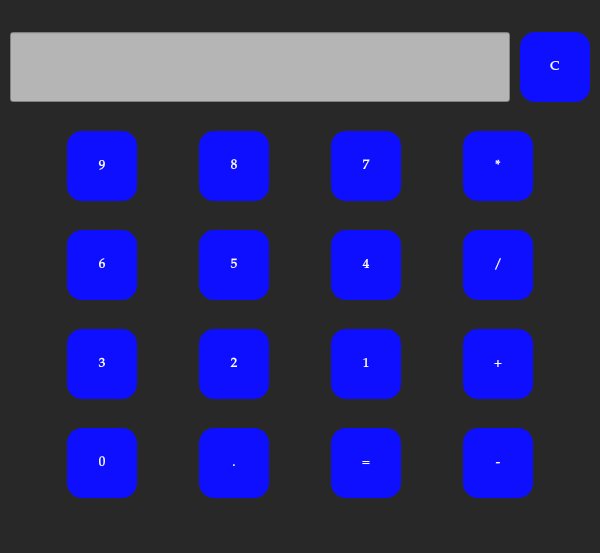
<?xml version="1.0" encoding="UTF-8"?>
<ui version="4.0">
 <class>MainWindow</class>
 <widget class="QMainWindow" name="MainWindow">
  <property name="geometry">
   <rect>
    <x>0</x>
    <y>0</y>
    <width>600</width>
    <height>553</height>
   </rect>
  </property>
  <property name="maximumSize">
   <size>
    <width>600</width>
    <height>600</height>
   </size>
  </property>
  <property name="windowTitle">
   <string>MainWindow</string>
  </property>
  <property name="styleSheet">
   <string notr="true">background-color: rgb(40, 40, 40);</string>
  </property>
  <widget class="QWidget" name="centralwidget">
   <layout class="QVBoxLayout" name="verticalLayout">
    <item>
     <layout class="QHBoxLayout" name="horizontalLayout_5">
      <property name="spacing">
       <number>9</number>
      </property>
      <item>
       <widget class="QLineEdit" name="lineEdit">
        <property name="maximumSize">
         <size>
          <width>500</width>
          <height>75</height>
         </size>
        </property>
        <property name="font">
         <font>
          <family>Palatino Linotype</family>
          <pointsize>10</pointsize>
         </font>
        </property>
        <property name="styleSheet">
         <string notr="true">background-color: rgb(181, 181, 181);</string>
        </property>
        <property name="cursorPosition">
         <number>0</number>
        </property>
        <property name="alignment">
         <set>Qt::AlignRight|Qt::AlignTrailing|Qt::AlignVCenter</set>
        </property>
        <property name="cursorMoveStyle">
         <enum>Qt::VisualMoveStyle</enum>
        </property>
       </widget>
      </item>
      <item>
       <widget class="QPushButton" name="Cbtn">
        <property name="minimumSize">
         <size>
          <width>50</width>
          <height>50</height>
         </size>
        </property>
        <property name="maximumSize">
         <size>
          <width>70</width>
          <height>70</height>
         </size>
        </property>
        <property name="font">
         <font>
          <family>Palatino Linotype</family>
          <pointsize>10</pointsize>
         </font>
        </property>
        <property name="styleSheet">
         <string notr="true">QPushButton
{
background-color: rgb(15, 15, 255);
color: rgb(255, 255, 255);
border-radius: 15px
}
QPushButton:hover
{
background-color: rgb(85, 0, 0);
color: rgb(255, 255, 255);
border-radius: 9px
}</string>
        </property>
        <property name="text">
         <string>C</string>
        </property>
        <property name="autoExclusive">
         <bool>false</bool>
        </property>
        <property name="flat">
         <bool>false</bool>
        </property>
       </widget>
      </item>
     </layout>
    </item>
    <item>
     <layout class="QHBoxLayout" name="horizontalLayout">
      <property name="spacing">
       <number>4</number>
      </property>
      <item>
       <widget class="QPushButton" name="nine">
        <property name="minimumSize">
         <size>
          <width>50</width>
          <height>50</height>
         </size>
        </property>
        <property name="maximumSize">
         <size>
          <width>70</width>
          <height>70</height>
         </size>
        </property>
        <property name="font">
         <font>
          <family>Palatino Linotype</family>
          <pointsize>10</pointsize>
         </font>
        </property>
        <property name="styleSheet">
         <string notr="true">QPushButton
{
background-color: rgb(15, 15, 255);
color: rgb(255, 255, 255);
border-radius: 15px
}
QPushButton:hover
{
background-color: rgb(85, 0, 0);
color: rgb(255, 255, 255);
border-radius: 9px
}</string>
        </property>
        <property name="text">
         <string>9</string>
        </property>
        <property name="autoExclusive">
         <bool>false</bool>
        </property>
        <property name="flat">
         <bool>false</bool>
        </property>
       </widget>
      </item>
      <item>
       <widget class="QPushButton" name="eight">
        <property name="minimumSize">
         <size>
          <width>50</width>
          <height>50</height>
         </size>
        </property>
        <property name="maximumSize">
         <size>
          <width>70</width>
          <height>70</height>
         </size>
        </property>
        <property name="font">
         <font>
          <family>Palatino Linotype</family>
          <pointsize>10</pointsize>
         </font>
        </property>
        <property name="styleSheet">
         <string notr="true">QPushButton
{
background-color: rgb(15, 15, 255);
color: rgb(255, 255, 255);
border-radius: 15px
}
QPushButton:hover
{
background-color: rgb(85, 0, 0);
color: rgb(255, 255, 255);
border-radius: 9px
}</string>
        </property>
        <property name="text">
         <string>8</string>
        </property>
        <property name="autoExclusive">
         <bool>false</bool>
        </property>
        <property name="flat">
         <bool>false</bool>
        </property>
       </widget>
      </item>
      <item>
       <widget class="QPushButton" name="seven">
        <property name="minimumSize">
         <size>
          <width>50</width>
          <height>50</height>
         </size>
        </property>
        <property name="maximumSize">
         <size>
          <width>70</width>
          <height>70</height>
         </size>
        </property>
        <property name="font">
         <font>
          <family>Palatino Linotype</family>
          <pointsize>10</pointsize>
         </font>
        </property>
        <property name="styleSheet">
         <string notr="true">QPushButton
{
background-color: rgb(15, 15, 255);
color: rgb(255, 255, 255);
border-radius: 15px
}
QPushButton:hover
{
background-color: rgb(85, 0, 0);
color: rgb(255, 255, 255);
border-radius: 9px
}</string>
        </property>
        <property name="text">
         <string>7</string>
        </property>
        <property name="autoExclusive">
         <bool>false</bool>
        </property>
        <property name="flat">
         <bool>false</bool>
        </property>
       </widget>
      </item>
      <item>
       <widget class="QPushButton" name="mult">
        <property name="minimumSize">
         <size>
          <width>50</width>
          <height>50</height>
         </size>
        </property>
        <property name="maximumSize">
         <size>
          <width>70</width>
          <height>70</height>
         </size>
        </property>
        <property name="font">
         <font>
          <family>Palatino Linotype</family>
          <pointsize>10</pointsize>
         </font>
        </property>
        <property name="styleSheet">
         <string notr="true">QPushButton
{
background-color: rgb(15, 15, 255);
color: rgb(255, 255, 255);
border-radius: 15px
}
QPushButton:hover
{
background-color: rgb(85, 0, 0);
color: rgb(255, 255, 255);
border-radius: 9px
}</string>
        </property>
        <property name="text">
         <string>*</string>
        </property>
        <property name="autoExclusive">
         <bool>false</bool>
        </property>
        <property name="flat">
         <bool>false</bool>
        </property>
       </widget>
      </item>
     </layout>
    </item>
    <item>
     <layout class="QHBoxLayout" name="horizontalLayout_2">
      <property name="spacing">
       <number>4</number>
      </property>
      <item>
       <widget class="QPushButton" name="six">
        <property name="minimumSize">
         <size>
          <width>50</width>
          <height>50</height>
         </size>
        </property>
        <property name="maximumSize">
         <size>
          <width>70</width>
          <height>70</height>
         </size>
        </property>
        <property name="font">
         <font>
          <family>Palatino Linotype</family>
          <pointsize>10</pointsize>
         </font>
        </property>
        <property name="styleSheet">
         <string notr="true">QPushButton
{
background-color: rgb(15, 15, 255);
color: rgb(255, 255, 255);
border-radius: 15px
}
QPushButton:hover
{
background-color: rgb(85, 0, 0);
color: rgb(255, 255, 255);
border-radius: 9px
}</string>
        </property>
        <property name="text">
         <string>6</string>
        </property>
        <property name="autoExclusive">
         <bool>false</bool>
        </property>
        <property name="flat">
         <bool>false</bool>
        </property>
       </widget>
      </item>
      <item>
       <widget class="QPushButton" name="five">
        <property name="minimumSize">
         <size>
          <width>50</width>
          <height>50</height>
         </size>
        </property>
        <property name="maximumSize">
         <size>
          <width>70</width>
          <height>70</height>
         </size>
        </property>
        <property name="font">
         <font>
          <family>Palatino Linotype</family>
          <pointsize>10</pointsize>
         </font>
        </property>
        <property name="styleSheet">
         <string notr="true">QPushButton
{
background-color: rgb(15, 15, 255);
color: rgb(255, 255, 255);
border-radius: 15px
}
QPushButton:hover
{
background-color: rgb(85, 0, 0);
color: rgb(255, 255, 255);
border-radius: 9px
}</string>
        </property>
        <property name="text">
         <string>5</string>
        </property>
        <property name="autoExclusive">
         <bool>false</bool>
        </property>
        <property name="flat">
         <bool>false</bool>
        </property>
       </widget>
      </item>
      <item>
       <widget class="QPushButton" name="four">
        <property name="minimumSize">
         <size>
          <width>50</width>
          <height>50</height>
         </size>
        </property>
        <property name="maximumSize">
         <size>
          <width>70</width>
          <height>70</height>
         </size>
        </property>
        <property name="font">
         <font>
          <family>Palatino Linotype</family>
          <pointsize>10</pointsize>
         </font>
        </property>
        <property name="styleSheet">
         <string notr="true">QPushButton
{
background-color: rgb(15, 15, 255);
color: rgb(255, 255, 255);
border-radius: 15px
}
QPushButton:hover
{
background-color: rgb(85, 0, 0);
color: rgb(255, 255, 255);
border-radius: 9px
}</string>
        </property>
        <property name="text">
         <string>4</string>
        </property>
        <property name="autoExclusive">
         <bool>false</bool>
        </property>
        <property name="flat">
         <bool>false</bool>
        </property>
       </widget>
      </item>
      <item>
       <widget class="QPushButton" name="divid">
        <property name="minimumSize">
         <size>
          <width>50</width>
          <height>50</height>
         </size>
        </property>
        <property name="maximumSize">
         <size>
          <width>70</width>
          <height>70</height>
         </size>
        </property>
        <property name="font">
         <font>
          <family>Palatino Linotype</family>
          <pointsize>10</pointsize>
         </font>
        </property>
        <property name="styleSheet">
         <string notr="true">QPushButton
{
background-color: rgb(15, 15, 255);
color: rgb(255, 255, 255);
border-radius: 15px
}
QPushButton:hover
{
background-color: rgb(85, 0, 0);
color: rgb(255, 255, 255);
border-radius: 9px
}</string>
        </property>
        <property name="text">
         <string>/</string>
        </property>
        <property name="autoExclusive">
         <bool>false</bool>
        </property>
        <property name="flat">
         <bool>false</bool>
        </property>
       </widget>
      </item>
     </layout>
    </item>
    <item>
     <layout class="QHBoxLayout" name="horizontalLayout_3">
      <property name="spacing">
       <number>4</number>
      </property>
      <item>
       <widget class="QPushButton" name="three">
        <property name="minimumSize">
         <size>
          <width>50</width>
          <height>50</height>
         </size>
        </property>
        <property name="maximumSize">
         <size>
          <width>70</width>
          <height>70</height>
         </size>
        </property>
        <property name="font">
         <font>
          <family>Palatino Linotype</family>
          <pointsize>10</pointsize>
         </font>
        </property>
        <property name="styleSheet">
         <string notr="true">QPushButton
{
background-color: rgb(15, 15, 255);
color: rgb(255, 255, 255);
border-radius: 15px
}
QPushButton:hover
{
background-color: rgb(85, 0, 0);
color: rgb(255, 255, 255);
border-radius: 9px
}</string>
        </property>
        <property name="text">
         <string>3</string>
        </property>
        <property name="autoExclusive">
         <bool>false</bool>
        </property>
        <property name="flat">
         <bool>false</bool>
        </property>
       </widget>
      </item>
      <item>
       <widget class="QPushButton" name="two">
        <property name="minimumSize">
         <size>
          <width>50</width>
          <height>50</height>
         </size>
        </property>
        <property name="maximumSize">
         <size>
          <width>70</width>
          <height>70</height>
         </size>
        </property>
        <property name="font">
         <font>
          <family>Palatino Linotype</family>
          <pointsize>10</pointsize>
         </font>
        </property>
        <property name="styleSheet">
         <string notr="true">QPushButton
{
background-color: rgb(15, 15, 255);
color: rgb(255, 255, 255);
border-radius: 15px
}
QPushButton:hover
{
background-color: rgb(85, 0, 0);
color: rgb(255, 255, 255);
border-radius: 9px
}</string>
        </property>
        <property name="text">
         <string>2</string>
        </property>
        <property name="autoExclusive">
         <bool>false</bool>
        </property>
        <property name="flat">
         <bool>false</bool>
        </property>
       </widget>
      </item>
      <item>
       <widget class="QPushButton" name="one">
        <property name="minimumSize">
         <size>
          <width>50</width>
          <height>50</height>
         </size>
        </property>
        <property name="maximumSize">
         <size>
          <width>70</width>
          <height>70</height>
         </size>
        </property>
        <property name="font">
         <font>
          <family>Palatino Linotype</family>
          <pointsize>10</pointsize>
         </font>
        </property>
        <property name="styleSheet">
         <string notr="true">QPushButton
{
background-color: rgb(15, 15, 255);
color: rgb(255, 255, 255);
border-radius: 15px
}
QPushButton:hover
{
background-color: rgb(85, 0, 0);
color: rgb(255, 255, 255);
border-radius: 9px
}</string>
        </property>
        <property name="text">
         <string>1</string>
        </property>
        <property name="autoExclusive">
         <bool>false</bool>
        </property>
        <property name="flat">
         <bool>false</bool>
        </property>
       </widget>
      </item>
      <item>
       <widget class="QPushButton" name="plus">
        <property name="minimumSize">
         <size>
          <width>50</width>
          <height>50</height>
         </size>
        </property>
        <property name="maximumSize">
         <size>
          <width>70</width>
          <height>70</height>
         </size>
        </property>
        <property name="font">
         <font>
          <family>Palatino Linotype</family>
          <pointsize>10</pointsize>
         </font>
        </property>
        <property name="styleSheet">
         <string notr="true">QPushButton
{
background-color: rgb(15, 15, 255);
color: rgb(255, 255, 255);
border-radius: 15px
}
QPushButton:hover
{
background-color: rgb(85, 0, 0);
color: rgb(255, 255, 255);
border-radius: 9px
}</string>
        </property>
        <property name="text">
         <string>+</string>
        </property>
        <property name="autoExclusive">
         <bool>false</bool>
        </property>
        <property name="flat">
         <bool>false</bool>
        </property>
       </widget>
      </item>
     </layout>
    </item>
    <item>
     <layout class="QHBoxLayout" name="horizontalLayout_4">
      <property name="spacing">
       <number>4</number>
      </property>
      <item>
       <widget class="QPushButton" name="zero">
        <property name="minimumSize">
         <size>
          <width>50</width>
          <height>50</height>
         </size>
        </property>
        <property name="maximumSize">
         <size>
          <width>70</width>
          <height>70</height>
         </size>
        </property>
        <property name="font">
         <font>
          <family>Palatino Linotype</family>
          <pointsize>10</pointsize>
         </font>
        </property>
        <property name="styleSheet">
         <string notr="true">QPushButton
{
background-color: rgb(15, 15, 255);
color: rgb(255, 255, 255);
border-radius: 15px
}
QPushButton:hover
{
background-color: rgb(85, 0, 0);
color: rgb(255, 255, 255);
border-radius: 9px
}</string>
        </property>
        <property name="text">
         <string>0</string>
        </property>
        <property name="autoExclusive">
         <bool>false</bool>
        </property>
        <property name="flat">
         <bool>false</bool>
        </property>
       </widget>
      </item>
      <item>
       <widget class="QPushButton" name="minus">
        <property name="minimumSize">
         <size>
          <width>50</width>
          <height>50</height>
         </size>
        </property>
        <property name="maximumSize">
         <size>
          <width>70</width>
          <height>70</height>
         </size>
        </property>
        <property name="font">
         <font>
          <family>Palatino Linotype</family>
          <pointsize>10</pointsize>
         </font>
        </property>
        <property name="styleSheet">
         <string notr="true">QPushButton
{
background-color: rgb(15, 15, 255);
color: rgb(255, 255, 255);
border-radius: 15px
}
QPushButton:hover
{
background-color: rgb(85, 0, 0);
color: rgb(255, 255, 255);
border-radius: 9px
}</string>
        </property>
        <property name="text">
         <string>.</string>
        </property>
        <property name="autoExclusive">
         <bool>false</bool>
        </property>
        <property name="flat">
         <bool>false</bool>
        </property>
       </widget>
      </item>
      <item>
       <widget class="QPushButton" name="answer">
        <property name="minimumSize">
         <size>
          <width>50</width>
          <height>50</height>
         </size>
        </property>
        <property name="maximumSize">
         <size>
          <width>70</width>
          <height>70</height>
         </size>
        </property>
        <property name="font">
         <font>
          <family>Palatino Linotype</family>
          <pointsize>10</pointsize>
         </font>
        </property>
        <property name="styleSheet">
         <string notr="true">QPushButton
{
background-color: rgb(15, 15, 255);
color: rgb(255, 255, 255);
border-radius: 15px
}
QPushButton:hover
{
background-color: rgb(85, 0, 0);
color: rgb(255, 255, 255);
border-radius: 9px
}</string>
        </property>
        <property name="text">
         <string>=</string>
        </property>
        <property name="autoExclusive">
         <bool>false</bool>
        </property>
        <property name="flat">
         <bool>false</bool>
        </property>
       </widget>
      </item>
      <item>
       <widget class="QPushButton" name="minus_2">
        <property name="minimumSize">
         <size>
          <width>50</width>
          <height>50</height>
         </size>
        </property>
        <property name="maximumSize">
         <size>
          <width>70</width>
          <height>70</height>
         </size>
        </property>
        <property name="font">
         <font>
          <family>Palatino Linotype</family>
          <pointsize>10</pointsize>
         </font>
        </property>
        <property name="styleSheet">
         <string notr="true">QPushButton
{
background-color: rgb(15, 15, 255);
color: rgb(255, 255, 255);
border-radius: 15px
}
QPushButton:hover
{
background-color: rgb(85, 0, 0);
color: rgb(255, 255, 255);
border-radius: 9px
}</string>
        </property>
        <property name="text">
         <string>-</string>
        </property>
        <property name="autoExclusive">
         <bool>false</bool>
        </property>
        <property name="flat">
         <bool>false</bool>
        </property>
       </widget>
      </item>
     </layout>
    </item>
   </layout>
  </widget>
  <widget class="QMenuBar" name="menubar">
   <property name="geometry">
    <rect>
     <x>0</x>
     <y>0</y>
     <width>600</width>
     <height>26</height>
    </rect>
   </property>
  </widget>
  <widget class="QStatusBar" name="statusbar"/>
 </widget>
 <resources/>
 <connections/>
</ui>
